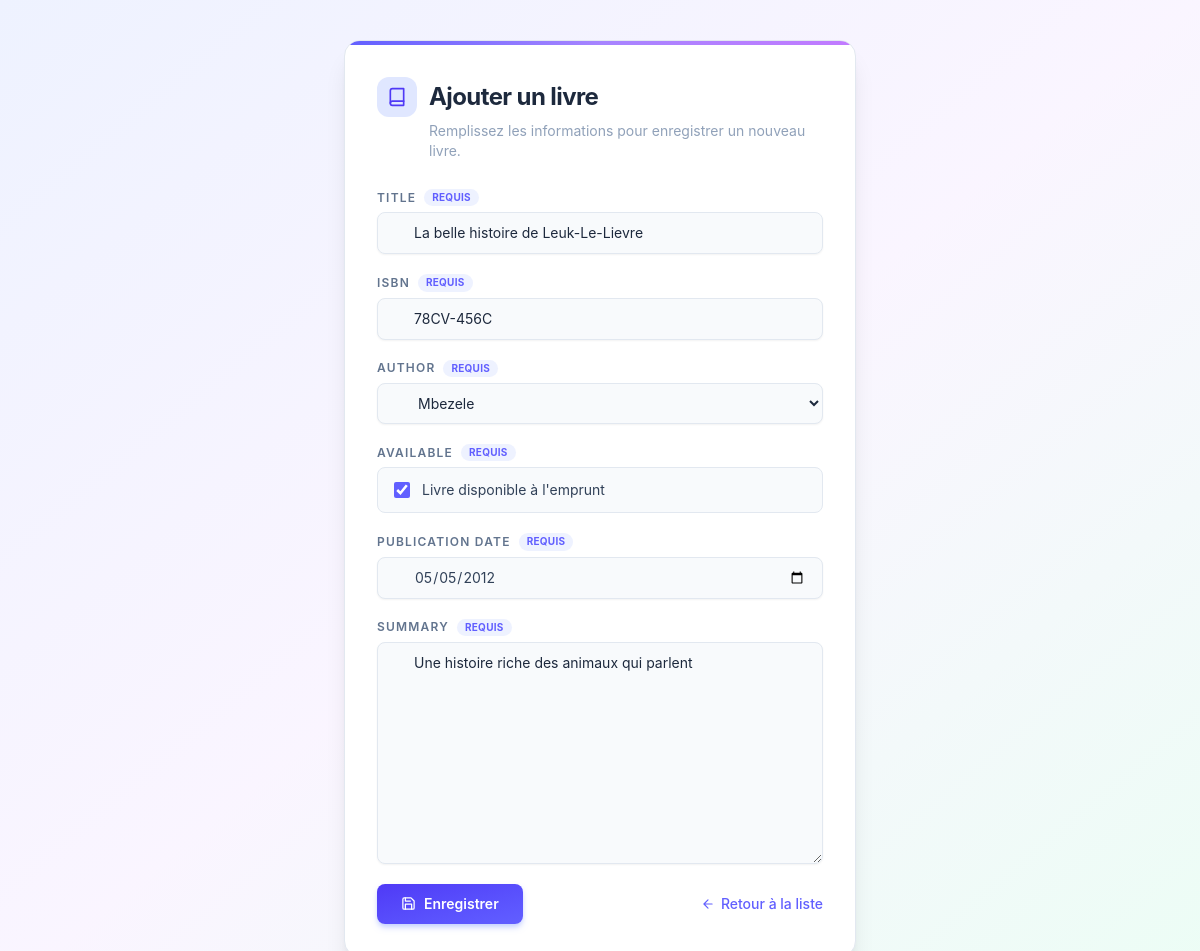
Page /books/update/2/ on the committed database.
### core/models.py (models this page shows, shortened)
class Book(models.Model):
    title = models.CharField(max_length=50)
    subtitle = models.CharField(max_length=50)
    isbn = models.CharField(unique=True, max_length=50)
    language = models.CharField(max_length=50)
    genre = models.CharField(max_length=50)
    num_pages = models.PositiveIntegerField()
    publication_date = models.DateField()
    available = models.BooleanField(default=True)
    author = models.ForeignKey("author", on_delete=models.SET_NULL, null=True)
    summary = models.TextField(null=True, blank=True)
    class Meta:
        verbose_name = "Book"
        verbose_name_plural = "Books"

### core/views.py (the view)
# urls.py: path('books/update/<int:pk>/', views.book_update, name="update_book"),
def book_update(request, pk):
    book = get_object_or_404(models.Book,id=pk)
    if (request.method == "POST"):
        form = CreateBookForm(request.POST, instance = book)
        if(form.is_valid()):
            form.save()
            return redirect("get_all_books")
    else:
        form = CreateBookForm(instance = book)
    return render(request,"core/create_form.html",{"form": form})

### core/models.py (called while the page is built)
    def __str__(self):
        return self.name

### core/templates/core/create_form.html (shortened to what this page needs)
{% load tailwind_tags %}
{% tailwind_css %}
  <body class="min-h-screen flex items-center justify-center bg-gradient-to-br from-indigo-50 via-purple-50 to-emerald-50 px-4 py-10 font-[Inter,ui-sans-serif,system-ui,sans-serif]">
    <div class="w-full max-w-lg bg-white rounded-2xl shadow-xl border border-slate-200 overflow-hidden">
      <div class="h-1 w-full bg-gradient-to-r from-indigo-500 via-violet-400 to-purple-400"></div>
      <div class="px-8 py-8">
        <div class="mb-7">
          <div class="flex items-center gap-3 mb-1">
            <span class="inline-flex items-center justify-center w-10 h-10 rounded-xl bg-indigo-100 text-indigo-600 shrink-0">
            </span>
            <h1 class="text-2xl font-bold tracking-tight text-slate-800">Ajouter un livre</h1>
          </div>
          <p class="text-sm text-slate-400 ml-13">Remplissez les informations pour enregistrer un nouveau livre.</p>
        </div>
        <form action="#" method="post" novalidate class="space-y-5">
            {% for field in form %}
                <div class="flex flex-col gap-1.5">
                  <label for="title" class="flex items-center gap-2 text-xs font-semibold uppercase tracking-widest text-slate-500">
                    {{ field.label}}
                    <span class="text-[10px] font-bold text-indigo-500 bg-indigo-50 rounded-full px-2 py-0.5 tracking-wide">Requis</span>
                  </label>
                  <div class="relative">
                    {% if field == form.available %}
                      <label for="available" class="flex items-center gap-3 px-4 py-3 bg-slate-50 border border-slate-200 rounded-lg cursor-pointer transition hover:border-indigo-300 hover:bg-indigo-50 select-none">
                      {{field}}<span class="text-sm text-slate-700">Livre disponible à l'emprunt</span>
                      </label>
                    {% else %}
                      {{field}}
                    {% endif %}
                  </div>
                </div>
            {% endfor %}
            <div class="flex items-center justify-between gap-4">
              <button
                type="submit"
                class="inline-flex items-center gap-2 px-6 py-2.5 bg-gradient-to-br from-indigo-600 to-indigo-500 hover:from-indigo-700 hover:to-indigo-600 text-white text-sm font-semibold rounded-lg shadow-md shadow-indigo-200 transition hover:-translate-y-0.5 hover:shadow-lg hover:shadow-indigo-200 active:translate-y-0 active:shadow-sm cursor-pointer"
              >
                Enregistrer
              </button>
              <a
                href="#"
                class="inline-flex items-center gap-1.5 text-sm font-medium text-indigo-500 hover:text-indigo-700 transition-all hover:gap-2.5"
              >
                <svg width="14" height="14" viewBox="0 0 24 24" fill="none" xmlns="http://www.w3.org/2000/svg">
                  <path d="M19 12H5M12 5l-7 7 7 7" stroke="currentColor" stroke-width="2" stroke-linecap="round" stroke-linejoin="round"/>
                </svg>
                Retour à la liste
              </a>
            </div>
        </form>
      </div>
    </div>
  </body>

### rows in the picture
Book: form "La belle histoire de Leuk-Le-Lievre" "78CV-456C" "Mbezele" "05/05/2012" "Une histoire riche des animaux qui parlent", form "☑"

### other values in the picture
{{ field.label }} "TITLE" "ISBN" "AUTHOR" "AVAILABLE" "PUBLICATION DATE" "SUMMARY"
